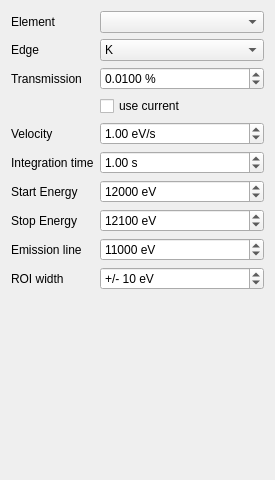
<?xml version="1.0" encoding="UTF-8"?>
<ui version="4.0">
 <class>FormAcqXanes</class>
 <widget class="QWidget" name="FormAcqXanes">
  <property name="geometry">
   <rect>
    <x>0</x>
    <y>0</y>
    <width>275</width>
    <height>480</height>
   </rect>
  </property>
  <property name="windowTitle">
   <string>Form</string>
  </property>
  <layout class="QFormLayout" name="formLayout">
   <item row="0" column="0">
    <widget class="QLabel" name="label">
     <property name="text">
      <string>Element</string>
     </property>
    </widget>
   </item>
   <item row="0" column="1">
    <widget class="QElementChooser" name="elementChooserAcqXanesElement"/>
   </item>
   <item row="1" column="0">
    <widget class="QLabel" name="label_2">
     <property name="text">
      <string>Edge</string>
     </property>
    </widget>
   </item>
   <item row="1" column="1">
    <widget class="QComboBox" name="comboBoxAcqXanesEdge">
     <item>
      <property name="text">
       <string>K</string>
      </property>
     </item>
     <item>
      <property name="text">
       <string>L1</string>
      </property>
     </item>
     <item>
      <property name="text">
       <string>L2</string>
      </property>
     </item>
     <item>
      <property name="text">
       <string>L3</string>
      </property>
     </item>
    </widget>
   </item>
   <item row="2" column="0">
    <widget class="QLabel" name="label_3">
     <property name="text">
      <string>Transmission</string>
     </property>
    </widget>
   </item>
   <item row="2" column="1">
    <widget class="QDoubleSpinBox" name="doubleSpinBoxAcqXanesTransmission">
     <property name="suffix">
      <string> %</string>
     </property>
     <property name="decimals">
      <number>4</number>
     </property>
     <property name="maximum">
      <double>100.000000000000000</double>
     </property>
     <property name="singleStep">
      <double>0.010000000000000</double>
     </property>
     <property name="value">
      <double>0.010000000000000</double>
     </property>
    </widget>
   </item>
   <item row="3" column="1">
    <widget class="QCheckBox" name="checkBoxAcqXanesTransmission">
     <property name="text">
      <string>use current</string>
     </property>
    </widget>
   </item>
   <item row="4" column="1">
    <widget class="QDoubleSpinBox" name="doubleSpinBoxAcqXanesVelocity">
     <property name="suffix">
      <string> eV/s</string>
     </property>
     <property name="minimum">
      <double>0.100000000000000</double>
     </property>
     <property name="maximum">
      <double>4.000000000000000</double>
     </property>
     <property name="value">
      <double>1.000000000000000</double>
     </property>
    </widget>
   </item>
   <item row="5" column="0">
    <widget class="QLabel" name="labelAcqXanesInterval">
     <property name="text">
      <string>Integration time</string>
     </property>
    </widget>
   </item>
   <item row="5" column="1">
    <widget class="QDoubleSpinBox" name="doubleSpinBoxAcqXanesInterval">
     <property name="suffix">
      <string> s</string>
     </property>
     <property name="minimum">
      <double>0.010000000000000</double>
     </property>
     <property name="maximum">
      <double>10.000000000000000</double>
     </property>
     <property name="singleStep">
      <double>0.100000000000000</double>
     </property>
     <property name="value">
      <double>1.000000000000000</double>
     </property>
    </widget>
   </item>
   <item row="6" column="0">
    <widget class="QLabel" name="label_6">
     <property name="text">
      <string>Start Energy</string>
     </property>
    </widget>
   </item>
   <item row="6" column="1">
    <widget class="QSpinBox" name="spinBoxAcqXanesEnergyStart">
     <property name="suffix">
      <string> eV</string>
     </property>
     <property name="maximum">
      <number>40000</number>
     </property>
     <property name="value">
      <number>12000</number>
     </property>
    </widget>
   </item>
   <item row="7" column="0">
    <widget class="QLabel" name="label_7">
     <property name="text">
      <string>Stop Energy</string>
     </property>
    </widget>
   </item>
   <item row="7" column="1">
    <widget class="QSpinBox" name="spinBoxAcqXanesEnergyStop">
     <property name="suffix">
      <string> eV</string>
     </property>
     <property name="maximum">
      <number>40000</number>
     </property>
     <property name="value">
      <number>12100</number>
     </property>
    </widget>
   </item>
   <item row="4" column="0">
    <widget class="QLabel" name="labelAcqXanesVelocity">
     <property name="text">
      <string>Velocity</string>
     </property>
    </widget>
   </item>
   <item row="8" column="1">
    <widget class="QSpinBox" name="spinBoxAcqXanesEmissionEnergy">
     <property name="suffix">
      <string> eV</string>
     </property>
     <property name="maximum">
      <number>40000</number>
     </property>
     <property name="value">
      <number>11000</number>
     </property>
    </widget>
   </item>
   <item row="9" column="1">
    <widget class="QSpinBox" name="spinBoxAcqXrfRoiWidth">
     <property name="suffix">
      <string> eV</string>
     </property>
     <property name="prefix">
      <string>+/- </string>
     </property>
     <property name="maximum">
      <number>500</number>
     </property>
     <property name="value">
      <number>10</number>
     </property>
    </widget>
   </item>
   <item row="8" column="0">
    <widget class="QLabel" name="label_8">
     <property name="text">
      <string>Emission line</string>
     </property>
    </widget>
   </item>
   <item row="9" column="0">
    <widget class="QLabel" name="label_9">
     <property name="text">
      <string>ROI width</string>
     </property>
    </widget>
   </item>
  </layout>
 </widget>
 <customwidgets>
  <customwidget>
   <class>QElementChooser</class>
   <extends>QComboBox</extends>
   <header>janus.widgets.qt_modified</header>
  </customwidget>
 </customwidgets>
 <resources/>
 <connections/>
</ui>
